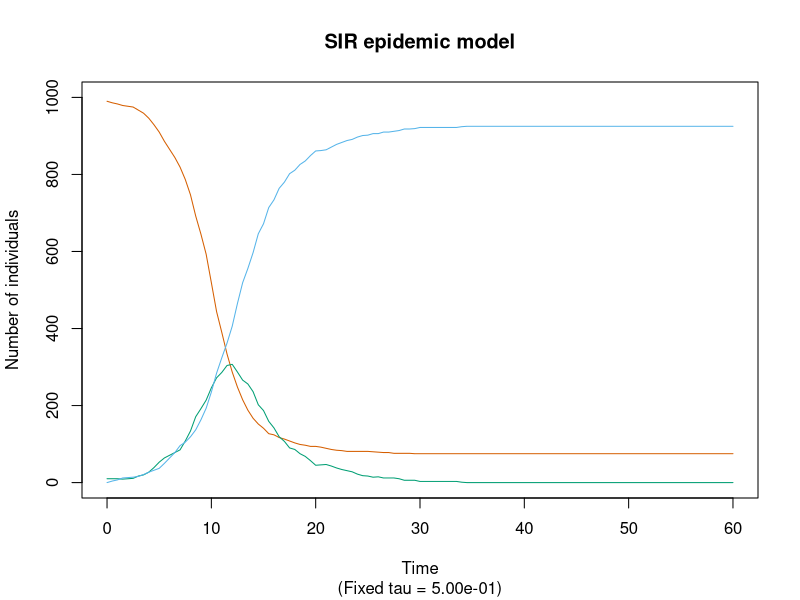

Generate this figure with R:
###Tau leaping
#This is like the Euler method

###SIR epidemic model
### Constants

tau <- 0.5 #fixed tau
maxguesses <- 1000 #Max guesses per jump


popsize <- 1000 #Population size
t0 <- 0.0
tmax <- 60.0

beta <- 1.0/popsize #Probability of infection
gamma <- 1.0/3.0 #Recovery rate

i0 <- 1.0*popsize/100 #Starting percentage of infected
s0 <- popsize - i0
r0 <- 0

###### Tau leaping
### Sanity checks:
# 1: s,i,r >0
# 2: s+i+r is constant

set.seed(20101019)

t <- t0
s <- s0
i <- i0
r <- r0

#tvec <- seq(t0,tmax,tau) #Try Deterministic fixed tau
leaps <- (tmax-t0)/tau #(tmax-t0)/tau

tvec <- c(t0)
svec <- c(s0)
ivec <- c(i0)
rvec <- c(r0)

while(t<tmax){
  trajfailed <- FALSE
  for(g in 1:maxguesses){
    pass <- TRUE #Boolean to determine if passed
    
    #Sample a candidate jump 
    n_beta <- rpois(n=1,lambda=tau*beta*s*i) #Number of infections
    n_gamma <- rpois(n=1,lambda=tau*gamma*i) #Number of removals
    #if(g > 0.5*maxguesses){ #
    #  print(sprintf("t:%.1e, Guess:%d",t,g))
    #  print(sprintf("s:%d i:%d r:%d",s,i,r))
    #  print(sprintf("Infections: %d Removals: %d",n_beta,n_gamma))
    #}
    if(s<n_beta || i<n_gamma){ #Criterion 1 sanity check
      pass <- FALSE
    }
    if(pass){ #Pass if sane
      t <- t+tau
      s <- s-n_beta
      i <- i+n_beta-n_gamma
      r <- r+n_gamma
      
      #Update
      tvec <- append(tvec,t)
      svec <- append(svec,s)
      ivec <- append(ivec,i)
      rvec <- append(rvec,r)
      break
    }
    if(g==maxguesses && !pass){ #If no good guesses at all
      print("Warning: Exceeded maximum candidate moves") #TERMINATE
      trajfailed <- TRUE
      break
    }
  }
  if(trajfailed){
    break #TERMINATE ALGORITHM
  }
}

#minl <- min(length(tvec),length(svec),length(ivec),length(rvec))

plot(tvec,svec,xlim=c(0.0,tmax),ylim=c(0,popsize),type="l",xlab="Time",ylab="Number of individuals",
     main="SIR epidemic model",sub=sprintf("(Fixed tau = %.2e)",tau),col="#d55e00") #Plot until end of epidemic
lines(tvec,ivec,col="#009e73")
lines(tvec,rvec,col="#56b4e9")

